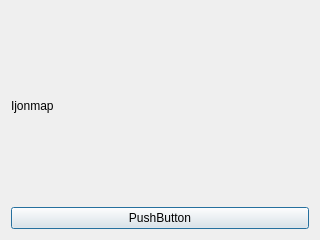
<?xml version="1.0" encoding="UTF-8"?>
<ui version="4.0">
 <class>Dialog</class>
 <widget class="QDialog" name="Dialog">
  <property name="geometry">
   <rect>
    <x>0</x>
    <y>0</y>
    <width>320</width>
    <height>240</height>
   </rect>
  </property>
  <property name="windowTitle">
   <string>Dialog</string>
  </property>
  <layout class="QVBoxLayout" name="verticalLayout">
   <item>
    <widget class="QLabel" name="label">
     <property name="text">
      <string>Ijonmap</string>
     </property>
    </widget>
   </item>
   <item>
    <widget class="QPushButton" name="pushButton">
     <property name="text">
      <string>PushButton</string>
     </property>
    </widget>
   </item>
  </layout>
 </widget>
 <resources/>
 <connections/>
</ui>
